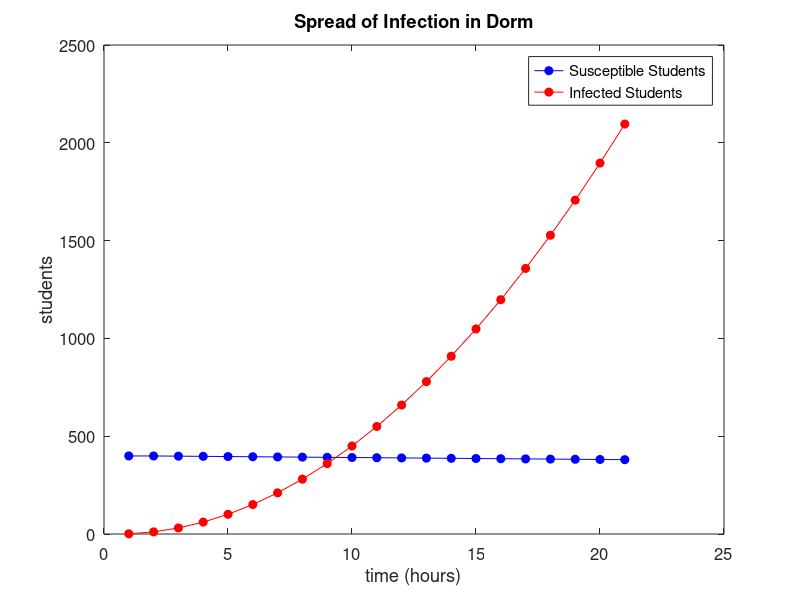

Recreate this plot in MATLAB.
% Cozette Dyer 9/8/2022
% MATH-3583 -- Math modeling
%
% Assignment: Spread of a Contagious Disease
% Original problem in textbook (pg 13)
% ----------------------------------------------------------------
clear % clears ALL variables
clc % clears the command window
close all;

%% Variables
n = 400; % initial population of students in dorms
time = 20; % number of iterations (days in model)
i0 = 1; % initial population of infected students
s0 = (n-1); % susceptible population
k = 0.025; % interactions that would cause additional infections.
           % Disease is very infectious in this example

vec_i = zeros(time, 1);
vec_s = zeros(time, 1);
vec_i(1) = i0;
vec_s(1) = s0;

% -------------------------------------------------------------- Model 1
%% Calculations

for i=1:time
    vec_s(i+1) = (n-i);
    vec_i(i+1) = k*i*(n-1)+vec_i(i); % equation given in textbook
    disp(vec_i);
end

%% Plots

plot(vec_s, 'bo-','MarkerFaceColor','b')
hold on
    plot(vec_i, 'ro-','MarkerFaceColor','r')
hold off
xlabel('time (hours)')
ylabel('students')
set(gca, 'FontSize', 12)
legend('Susceptible Students', 'Infected Students', 'Location', 'best')
title('Spread of Infection in Dorm')